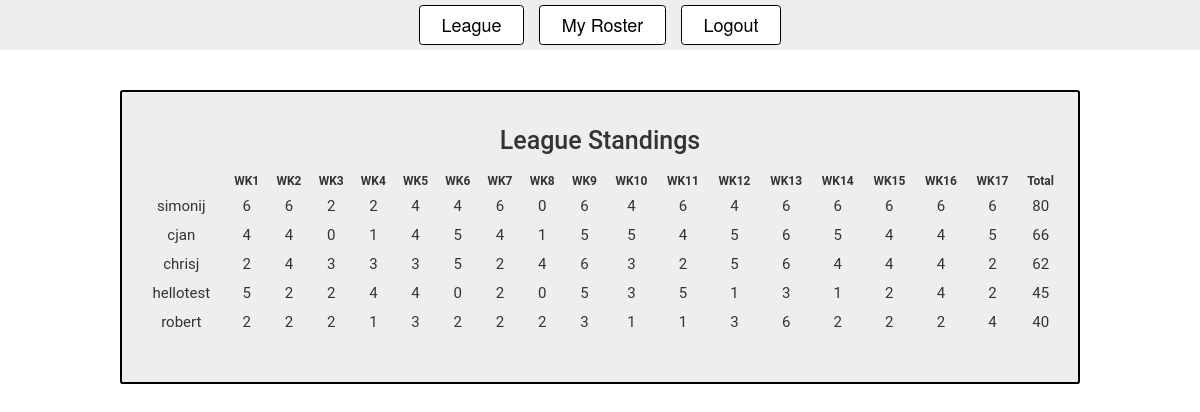
/league (signed in), run on an earlier commit of the app's database.
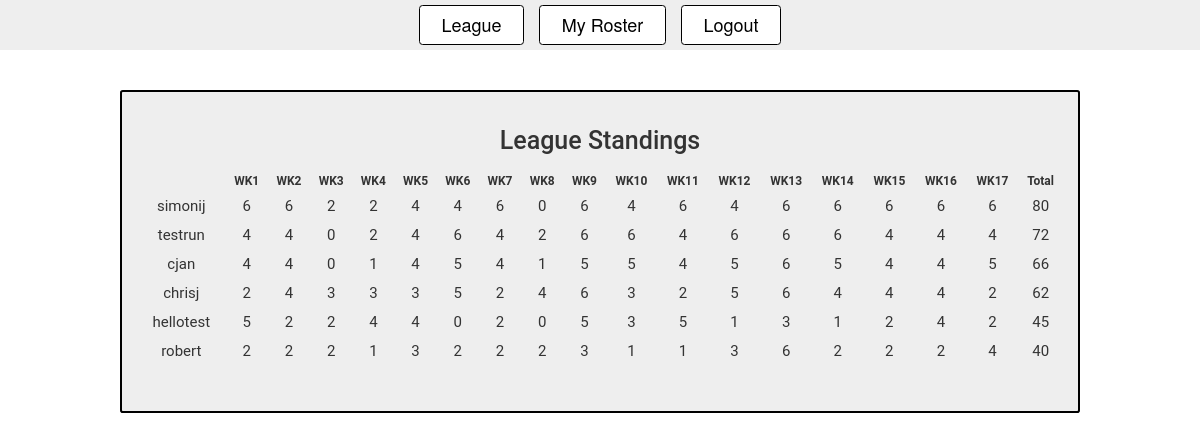
And on a later commit of the database.
### app.py (models this page shows)
class User(UserMixin, db.Model):
  id = db.Column(db.Integer, primary_key=True)
  username = db.Column(db.String(15), unique=True)
  email = db.Column(db.String(50), unique=True)
  password = db.Column(db.String(80))
  RosterID = db.Column(db.Integer)

### app.py (the view)
@app.route('/league')
@login_required
def league():
  rosters = Roster.query.with_entities(Roster.QB, Roster.WR1, Roster.WR2, Roster.RB1, Roster.RB2, Roster.TE, Roster.RosterID)
  league_weekly_scores = []
  for r in rosters:
    weekly_score = getUserWeekByWeekScore(r, Players, Team, User)
    league_weekly_scores.append(weekly_score)
  league_weekly_scores.sort(key=lambda e: e['total'], reverse=True)
  return render_template('league.html', scores=league_weekly_scores)

### app.py (called while the page is built)
@login_manager.user_loader
def load_user(user_id):
  return User.query.get(int(user_id))

### utils.py (called while the page is built)
def getUserWeekByWeekScore(roster, Players, Team, User):
  owner = User.query.filter_by(RosterID = roster[-1]).first()
  score = [0 for x in range(17)]
  for week in range(1, 18):
    for p in roster[:-1]:
      player_data = Players.query.filter_by(PlayerID=p).first()
      team = Team.query.filter_by(TeamID=player_data.TeamID).first()
      score[week-1] += __getUserWeekByWeekScoreHelper(week, team)
  return {
    'owner': owner.username,
    'weekly_score': score,
    'total': reduce(lambda acc, curr: acc + curr, score, 0)
  }

def __getUserWeekByWeekScoreHelper(week, team):
  options = {
    1: team.Game1,
    2: team.Game2,
    3: team.Game3,
    4: team.Game4,
    5: team.Game5,
    6: team.Game6,
    7: team.Game7,
    8: team.Game8,
    9: team.Game9,
    10: team.Game10,
    11: team.Game11,
    12: team.Game12,
    13: team.Game13,
    14: team.Game14,
    15: team.Game15,
    16: team.Game16,
    17: team.Game17
  }
  return options[week]

### templates/league.html (shortened to what this page needs)
{% extends "bootstrap/base.html" %}
{% block styles %}
{{super()}}
<link rel="stylesheet" href="{{url_for('.static', filename='index.css')}}">
{% endblock %}
{% block content %}
<nav>
  <ul>
    <li><a href="{{ url_for('league') }}">League</a></li>
    <li><a href="{{ url_for('home') }}">My Roster</a></li>
    <li><a href="{{ url_for('logout') }}">Logout</a></li>
  </ul>
</nav>
<div class="container">
  <div class="template">
    <h1 class="leagueTitle">League Standings</h1>
    <table class="leagueTable">
      <tr>
        <th></th>
        <th>WK1</th>
        <th>WK2</th>
        <th>WK3</th>
        <th>WK4</th>
        <th>WK5</th>
        <th>WK6</th>
        <th>WK7</th>
        <th>WK8</th>
        <th>WK9</th>
        <th>WK10</th>
        <th>WK11</th>
        <th>WK12</th>
        <th>WK13</th>
        <th>WK14</th>
        <th>WK15</th>
        <th>WK16</th>
        <th>WK17</th>
        <th>Total</th>
      </tr>
      {% for w in scores %}
        <tr>
          <td>{{ w.owner }}</td>
          {% for s in w['weekly_score'] %}
          <td>{{ s }}</td>
          {% endfor %}
          <td>{{w.total}}</td>
        </tr>
        {% endfor %}
    </table>
  </div>
</div>
{% endblock %}

### static/index.css (style rules this page uses)
.template { padding: 20px 15px; text-align: center; font-family: 'Roboto', sans-serif; max-width: 80vw; padding: 15px; margin: 0 auto; border: 2px solid black; background-color: #eee; border-radius: 0.2em; margin-top: 40px; }
a { display: inline-block; padding: 0.35em 1.2em; border: 0.1em solid black; margin: 1em 0.3em 0.3em 0; border-radius: 0.2em; box-sizing: border-box; text-decoration: none; font-weight: 300; color: black; text-align: center; transition: all 0.2s; font-size: large; width: 100%; background-color: white; }
table { margin: 3rem 0; width: 100%; text-align: center; }
table th { text-align: center; }
table td, th { padding: 0.25em; font-size: 1.5rem; }
nav { height: 50px; background: #eee; }
nav ul { height: 100%; display: flex; flex-direction: row; list-style: none; justify-content: center; align-items: center; margin: 0; padding: 0; }
nav ul li:not(:last-of-type) { margin-right: 1.5rem; }
nav ul li a { margin: 0; }
.leagueTitle { font-size: 2.5rem; margin-top: 2rem; }
.leagueTable { margin-top: 1.5rem; }
.leagueTable th { font-size: 12px; }

What changed in the data, as far as the page shows it:
added User: owner "testrun", s "4" "4" "0" "2" "4" "6" "4" "2" "6" "6" "4" "6" "6" "6" "4" "4" "4", total "72"
